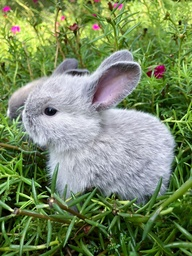
#> input picture kelincii.jpg, 192 x 256 px, shrunk from 736 x 981 before the run
$ jupyter execute ImageProcessing_Pertemuan5_2311531004.ipynb
#> lines starting #> are read from the running program, lines starting #| are printed output that depends on the picture
#> further down, img is the input picture: PIL image 192x256 RGB; mean R, G, B 118.7, 137.3, 97.1
<a href="https://colab.research.google.com/github/AliffiaHumrh/2311531004_AliffiaHumairah_ImageProcessing/blob/main/ImageProcessing_Pertemuan5_2311531004.ipynb" target="_parent"></a>

[cell 1]
import numpy as np
from PIL import Image
import matplotlib.pyplot as plt

def manual_convolution(image_array, kernel):
    # Mendapatkan dimensi citra dan kernel
    img_height, img_width, channels = image_array.shape
#> img_height = 256; img_width = 192; channels = 3
    k_height, k_width = kernel.shape

    # Menghitung padding (untuk kernel 5x5, padding adalah 2)
    pad_h = k_height // 2
    pad_w = k_width // 2

    # Membuat canvas kosong untuk output
    output = np.zeros_like(image_array)

    # Menambahkan padding pada citra input (Zero Padding)
    padded_img = np.pad(image_array, ((pad_h, pad_h), (pad_w, pad_w), (0, 0)), mode='constant')
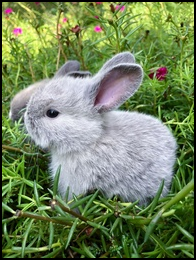
#> padded_img: shape (260, 196, 3); mean R, G, B 114.5, 132.4, 93.6

    # Proses Konvolusi
    for c in range(channels): # Loop setiap warna R, G, B
        for y in range(img_height):
            for x in range(img_width):
                # Mengambil area sesuai ukuran kernel
                region = padded_img[y:y+k_height, x:x+k_width, c]
                # Operasi konvolusi: jumlah dari (region * kernel)
                # Karena kernel rataan 5x5 nilainya semua 1/25, ini sama dengan rata-rata
                output[y, x, c] = np.sum(region * kernel)
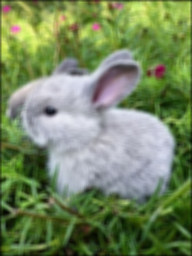
#> output: shape (256, 192, 3); mean R, G, B 117.2, 135.5, 96

    return output.astype(np.uint8)

# 1. Load Citra
image_path = 'kelincii.jpg' # Ganti dengan nama file gambarmu
img = Image.open(image_path).convert('RGB')
img_array = np.array(img)

# 2. Definisi Kernel Rataan 5x5 (Linear Filter)
# Setiap elemen adalah 1/(5*5) = 1/25
kernel_size = 5
kernel_mean_5x5 = np.ones((kernel_size, kernel_size)) / (kernel_size**2)

# 3. Jalankan Konvolusi
result_array = manual_convolution(img_array, kernel_mean_5x5)

# 4. Tampilkan & Simpan Hasil
result_img = Image.fromarray(result_array)
result_img.save('hasill.jpg')

# Visualisasi sederhana
plt.figure(figsize=(10, 5))
plt.subplot(1, 2, 1)
plt.title("Original Image")
plt.imshow(img_array)
plt.subplot(1, 2, 2)
plt.title("After 5x5 Mean Filter")
plt.imshow(result_array)
plt.show()
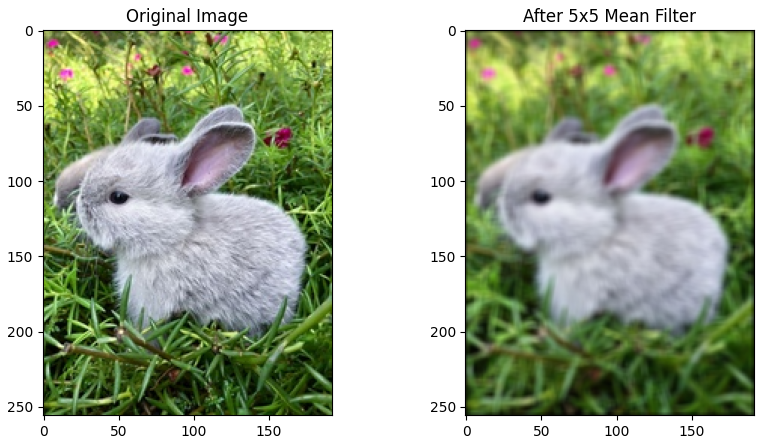
#> figure drawn by matplotlib, 2 panels

# **PENJELASAN KODE**

[cell 2]
import numpy as np
from PIL import Image
import matplotlib.pyplot as plt
import requests
from io import BytesIO

*   import numpy as np: Mengelola data dalam bentuk n-dimensional array. Gambar digital sebenarnya hanyalah sekumpulan angka (intensitas warna). Citra grayscale direpresentasikan sebagai matriks 2D, sedangkan citra berwarna (RGB) sebagai matriks 3D. Numpy digunakan untuk melakukan operasi matematika pada piksel-piksel tersebut (seperti konvolusi yang kita bahas tadi).
*   from PIL import Image: Membuka, memanipulasi, dan menyimpan berbagai format file gambar (JPEG, PNG, dsb). Digunakan untuk membaca file gambar dan mengubahnya ke format yang bisa dipahami oleh Python sebelum dikonversi menjadi array Numpy.
*   import matplotlib.pyplot as plt: Menampilkan gambar, membuat plot, histogram warna, atau grafik. Fungsi plt.imshow() nanti akan sering kamu gunakan untuk melihat hasil olahan gambarmu di layar.
*   import requests: Digunakan untuk melakukan HTTP request guna mengambil data gambar dari sebuah URL.
*   from io import BytesIO: Digunakan untuk mengubah data biner yang diunduh oleh requests agar bisa dibaca oleh Pillow seolah-olah data tersebut adalah file gambar fisik di komputer kamu.

[cell 3]
def manual_convolution(image_array, kernel):
    # Mendapatkan dimensi citra (Tinggi, Lebar, Kanal Warna)
    img_height, img_width, channels = image_array.shape
#> img_height = 256; img_width = 192; channels = 3
    k_height, k_width = kernel.shape

    # Menghitung padding agar ukuran output tetap sama (5x5 -> padding 2)
    pad_h = k_height // 2
    pad_w = k_width // 2

    # Membuat canvas kosong (hitam) seukuran gambar asli
    output = np.zeros_like(image_array)

    # Menambahkan Zero Padding di sekeliling gambar
    padded_img = np.pad(image_array, ((pad_h, pad_h), (pad_w, pad_w), (0, 0)), mode='constant')

    # Proses Iterasi (Sliding Window)
    for c in range(channels): # Untuk R, G, dan B
        for y in range(img_height):
            for x in range(img_width):
                # Ambil area 5x5
                region = padded_img[y:y+k_height, x:x+k_width, c]
                # Kalikan dengan kernel dan jumlahkan (Mean Filter)
                output[y, x, c] = np.sum(region * kernel)

    return output.astype(np.uint8)

*   **img_height, img_width, channels = image_array.shape
k_height, k_width = kernel.shape**: Mengambil ukuran gambar (Tinggi, Lebar, dan jumlah warna seperti RGB) serta ukuran filter (kernel) yang akan digunakan. Kernel biasanya berukuran ganjil (3x3, 5x5) agar memiliki titik pusat yang jelas.

*   **pad_h = k_height // 2
pad_w = k_width // 2**: Secara alami, operasi konvolusi akan membuat gambar hasil menjadi lebih kecil karena bagian pinggir gambar tidak punya cukup "tetangga" untuk dikalikan dengan kernel. Jika kernel $5 \times 5$, maka butuh tambahan 2 piksel di setiap sisi agar pusat kernel bisa menyentuh piksel paling pinggir dari gambar asli.

*   **output = np.zeros_like(image_array)
padded_img = np.pad(image_array, ((pad_h, pad_h), (pad_w, pad_w), (0, 0)), mode='constant')**: Membuat matriks hitam kosong yang ukurannya sama persis dengan gambar asli sebagai tempat menampung hasil. Dan menambahkan "bingkai" berisi angka 0 (hitam) di sekeliling gambar. Ini memastikan ukuran output tetap sama dengan input (Same Padding).

*   **for c in range(channels)**: Melakukan konvolusi pada setiap layer warna (Merah, Hijau, Biru) secara terpisah.

*   **for y dan for x**: Menggeser jendela kernel dari pojok kiri atas ke kanan bawah gambar.

*   **region = padded_img[y:y+k_height, x:x+k_width, c]
output[y, x, c] = np.sum(region * kernel)**: region: Mengambil potongan gambar (misal ukuran 5x5) yang sedang ditutupi oleh kernel. region * kernel: Melakukan perkalian elemen-per-elemen (Element-wise multiplication). np.sum: Menjumlahkan seluruh hasil perkalian tersebut menjadi satu angka tunggal yang akan menjadi nilai piksel baru di koordinat $(y, x)$.

*   **return output.astype(np.uint8)**: Matriks hasil perhitungan biasanya bertipe float (desimal). Karena standar gambar digital menggunakan rentang 0-255, kita harus mengubahnya kembali ke tipe uint8 (Unsigned Integer 8-bit).

[cell 4]
# 1. Upload/Load Gambar
image_path = 'kelincii.jpg'
img = Image.open(image_path).convert('RGB')
img_array = np.array(img)

# 2. Definisi Kernel Rataan 5x5 sesuai Modul
kernel_size = 5
kernel_mean_5x5 = np.ones((kernel_size, kernel_size)) / 25.0

*   convert('RGB'): Ini langkah krusial. Kadang gambar memiliki format RGBA (dengan transparansi) atau Grayscale. Dengan memaksa ke RGB, kita memastikan matriks memiliki 3 kanal warna (Red, Green, Blue).
*   np.array(img): Mengubah objek gambar menjadi matriks angka (Numpy Array). Jika gambar berukuran $400 \times 400$ piksel, maka img_array akan memiliki struktur $(400, 400, 3)$.
*   np.ones((5, 5)): Membuat matriks berisi angka 1 sebanyak 25 buah.
*   / 25.0: Ini adalah proses normalisasi.

Dibagi 25 karna dalam Mean Filter, kita ingin mengambil rata-rata. Jika kita tidak membaginya dengan jumlah elemen (5x5 = 25), nilai piksel hasil konvolusi akan menjadi sangat besar (over-exposure) dan gambar akan berubah menjadi putih polos. Dengan membaginya, total nilai dalam satu kernel adalah tepat 1. Ini menjaga tingkat kecerahan (brightness) gambar tetap sama dengan aslinya.

[cell 5]
# Jalankan konvolusi
result_array = manual_convolution(img_array, kernel_mean_5x5)

# Tampilkan Hasil
plt.figure(figsize=(15, 7))

plt.subplot(1, 2, 1)
plt.title("Sebelum Konvolusi (Original)")
plt.imshow(img_array)
plt.axis('off')

plt.subplot(1, 2, 2)
plt.title("Sesudah Konvolusi (5x5 Mean Filter)")
plt.imshow(result_array)
plt.axis('off')

plt.show()
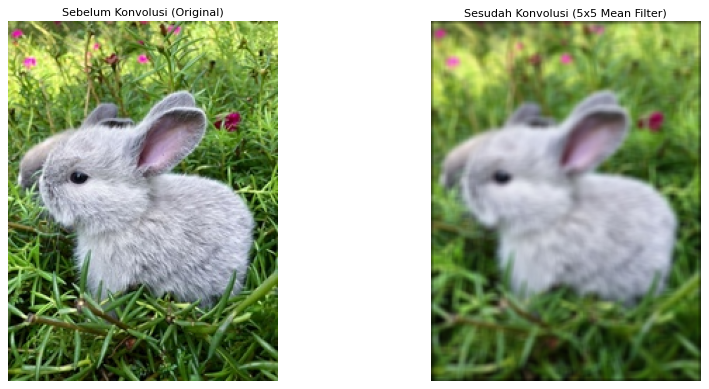
#> figure drawn by matplotlib, 2 panels

# Simpan hasil untuk dikumpulkan ke GitHub
result_img = Image.fromarray(result_array)
result_img.save('hasil.jpg')
